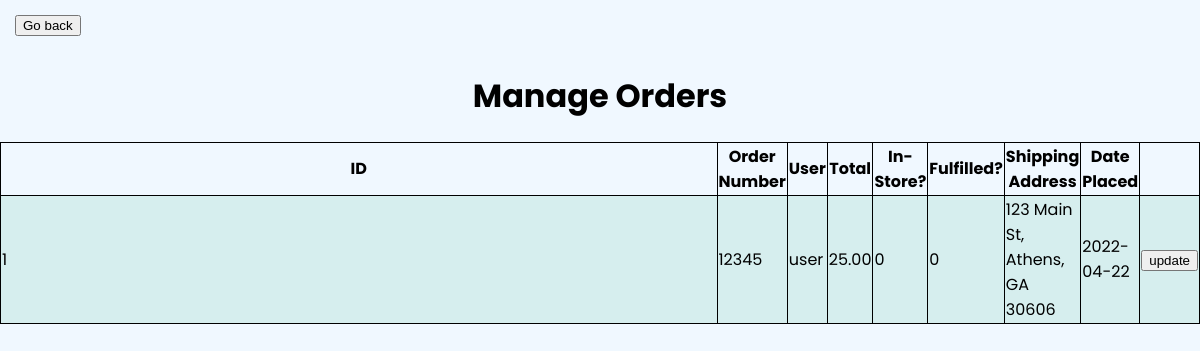
Before: /manageOrders.php (signed in) with the older database file.
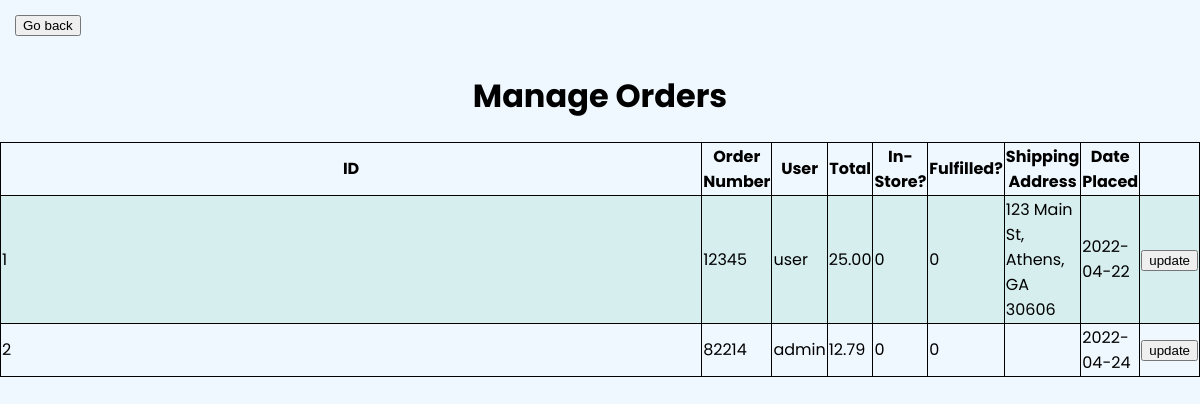
After: the same page with the newer database file.
### tables this page shows
CREATE TABLE `orders` (
  `id` int(11) NOT NULL,
  `orderNumber` mediumint(11) NOT NULL,
  `user_name` varchar(100) NOT NULL,
  `total` decimal(10,2) NOT NULL,
  `in_store` int(11) NOT NULL DEFAULT 0,
  `fulfilled` int(11) NOT NULL DEFAULT 0,
  `address` varchar(255) DEFAULT NULL,
  `datePlaced` date NOT NULL
);

### manageOrders.php (the view, shortened to what this page needs)
<?php
	include("connection.php");
    $queryOrders = 'SELECT * FROM orders';
    $orders = mysqli_query($con, $queryOrders);
?>
<!doctype HTML>
<html lang="english">
<head>
	<link rel="stylesheet" href="css/account.css">
	<link rel="stylesheet" href="css/manageInventory.css">
	<button onclick="location.href='vendor.php'" style="margin: 15px;">Go back</button>
	<center>
		<h1>Manage Orders</h1>
	</center>
</head>
<body>
	<div style="display:inline-block">
		<center>
			<table>
				<tr>
					<th>ID</th>
					<th>Order Number</th>
					<th>User</th>
					<th>Total</th>
					<th>In-Store?</th>
					<th>Fulfilled?</th>
					<th>Shipping Address</th>
					<th>Date Placed</th>
					<th></th>
				</tr>
				<?php foreach ($orders as $order) : ?>
				<tr>
					<td id="id<?php echo $order['id'];?>">
						<?php echo $order['id'];?>
					</td>
					<td id="oNum<?php echo $order['id'];?>">
						<?php echo $order['orderNumber']; ?>
					</td>
					<td id="user<?php echo $order['id'];?>"><?php echo $order['user_name']; ?>
					</td>
					<td id="total<?php echo $order['id'];?>"><?php echo $order['total']; ?>
					</td>
					<td id="in-store<?php echo $order['id'];?>"><?php echo $order['in_store']; ?>
					</td>
					<td id="fulfilled<?php echo $order['id'];?>"><?php echo $order['fulfilled']; ?>
					</td>
					<td id="address<?php echo $order['id'];?>">
						<?php echo $order['address']; ?>
					</td>
					<td id="date<?php echo $order['id'];?>">
						<?php echo $order['datePlaced']; ?>
					</td>
					<td id="buttons<?php echo $order['id'];?>">
						<button id="update<?php echo $order['id'];?>"
							onclick="location.href='updateOrder.php?id=<?php echo $order['id']; ?>'">update
						</button>
					</td>
				</tr>
				<?php endforeach?>
			</table>
		</center>
	</div>
</body>
</html>

Changed rows visible on the page:
added orders: id "2", orderNumber "82214", user_name "admin", total "12.79", in_store "0", fulfilled "0", datePlaced "2022-04-24"
